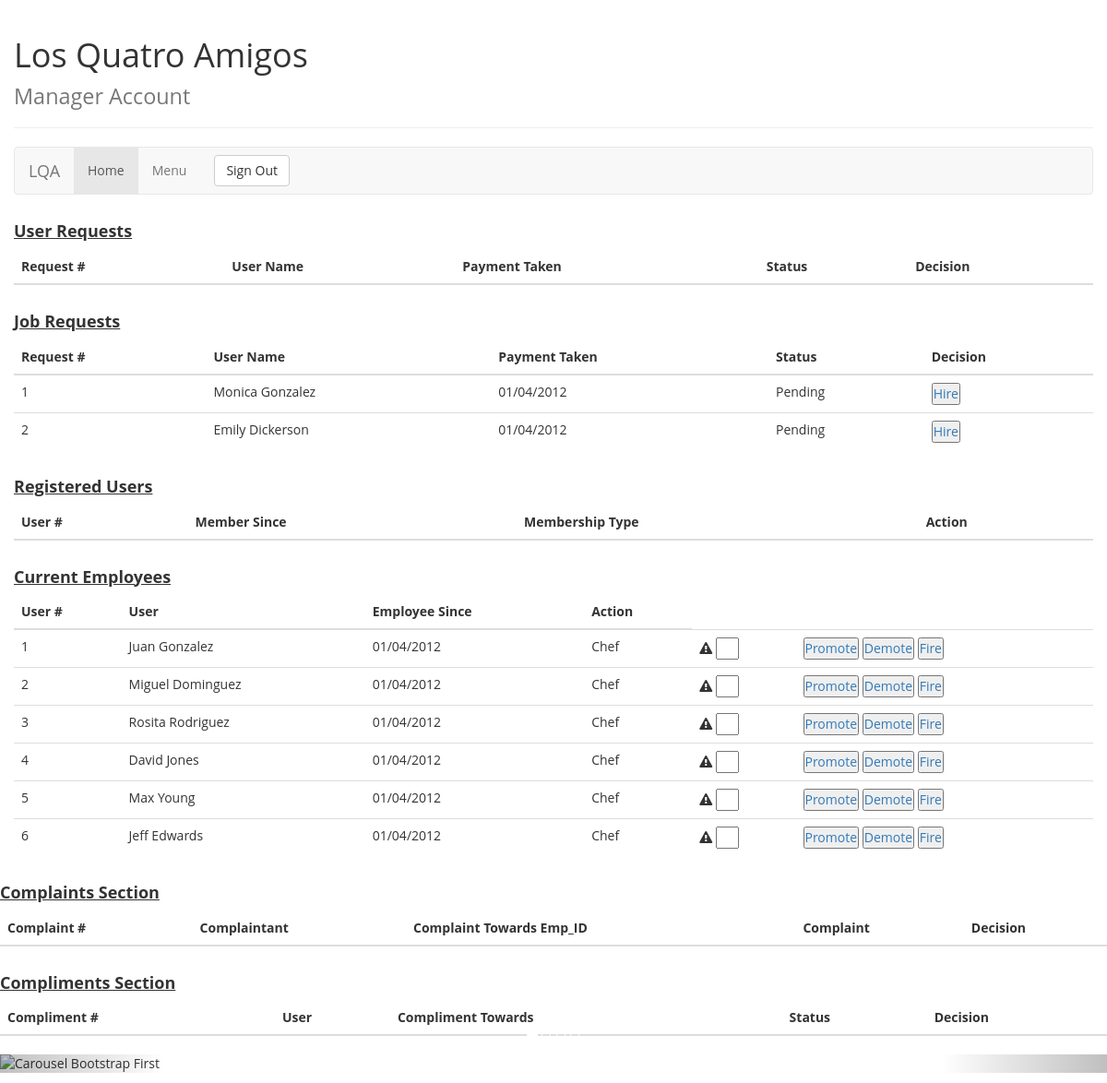
The page /accept_user/test on the database as committed earlier.
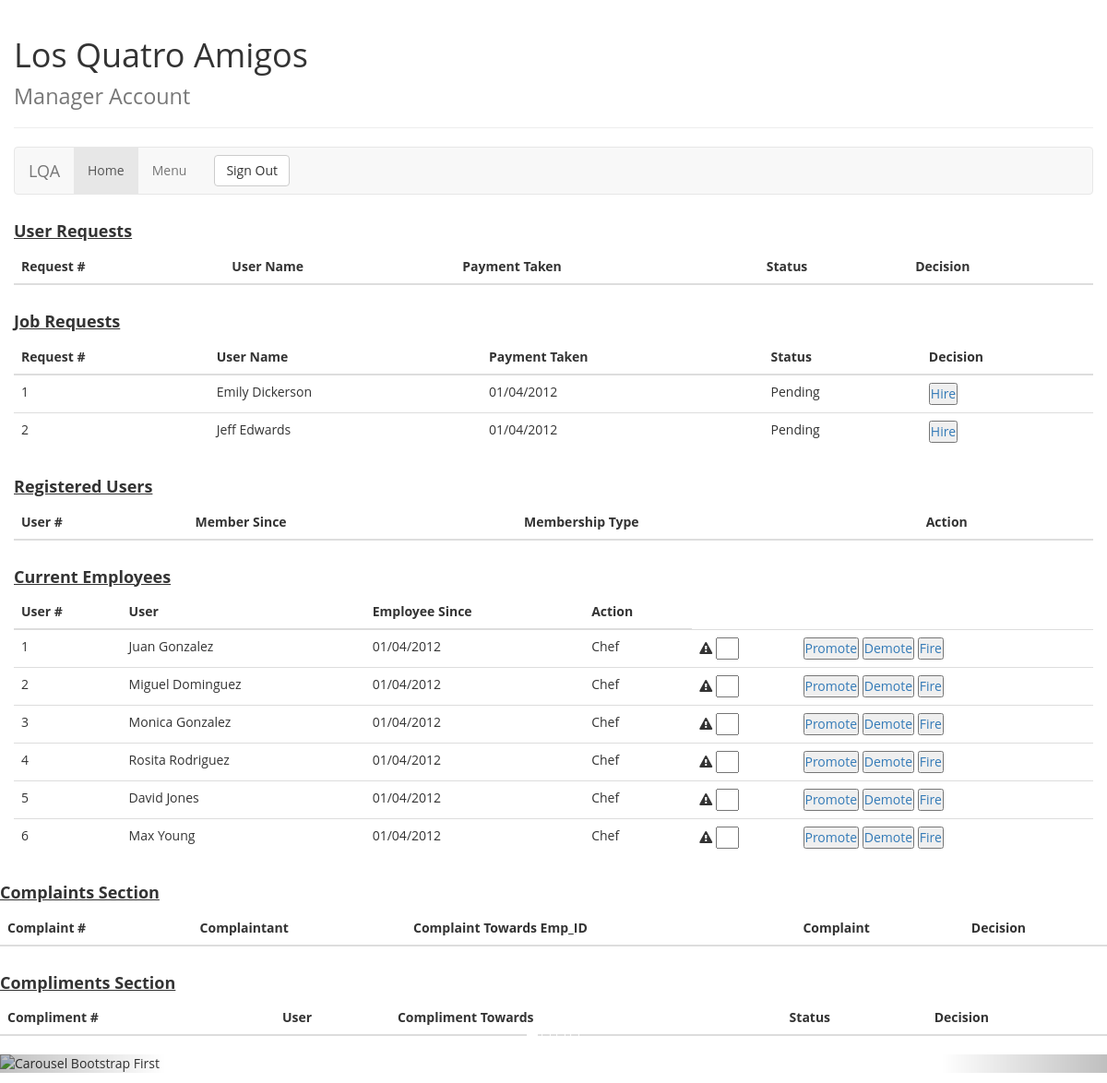
The same page on the database as committed later.
### tables this page shows
CREATE TABLE employees (
    emp_id VARCHAR(5) not null,
    password varchar(20) not null,
    emp_fname varchar(20) not null,
    emp_lname varchar(20) not null,
    address varchar(40) not null,
    city varchar(20) not null,
    state nchar(2) not null,
    postal char(5) not null,
    apt varchar(5),
    phone nchar(10) not null,
    ssn varchar(9),
    birthdate DATE not null,
    salary decimal(5,2) not null,
    date_hired [timestamp] timestamp,
    hired nchar(1) not null,
    demotions int,
    compliments int,
    complaints int,
    PRIMARY KEY (emp_id)
    );

### app/models/views.py (the view)
@app.route('/accept_user/<user>', methods=['GET'])
def accept_user(user):
    db = db_connect()
    db.register(user)
    return view_management_page()

### app/models/models.py (called while the page is built)
    def select_all_hired_employees(self):
        result = self.cur.execute("SELECT * FROM employees WHERE hired = 1").fetchall()
        return result

    def select_all_pending_employees(self):
        result = self.cur.execute("SELECT * FROM employees WHERE hired = 0").fetchall()
        return result

    def select_all_unregistered_users(self):
        result = self.cur.execute("SELECT * FROM users WHERE registered = 0").fetchall()
        return result

    def select_all_registered_users(self):
        result = self.cur.execute("SELECT * FROM users Where registered = 1").fetchall()
        return result

    def select_all_pending_complaints(self):
        result = self.cur.execute("SELECT * FROM complaints WHERE approval=0").fetchall()
        return result

    def register(self,user_id):
        self.cur.execute("UPDATE users SET registered=1 WHERE user_id = '%s'" %user_id)
        self.con.commit()

### app/models/views.py (called while the page is built)
@app.route('/loginManager')
def view_management_page():
    db = db_connect()
    unregistered_users = db.select_all_unregistered_users()
    registered = db.select_all_registered_users()
    hired_employees = db.select_all_hired_employees()
    unhired_employees = db.select_all_pending_employees()
    list_of_complaints = db.select_all_pending_complaints()
    return render_template("loginMANAGER.html", registered_users=registered, unregistered=unregistered_users,
                           hired_employees=hired_employees, unhired_employees=unhired_employees, complaints=list_of_complaints )

### app/templates/loginMANAGER.html (shortened to what this page needs)
<!DOCTYPE html>
<html lang="en">
  <head>
    <link href="{{ url_for('static', filename='style.css') }}" rel="stylesheet">
    <link href="{{ url_for('static', filename='bootstrap/css/bootstrap.css') }}" rel="stylesheet">
    <link rel="stylesheet" href="{{ url_for('static', filename='font-awesome-4.7.0/css/font-awesome.min.css') }}">
  </head>
  <body>
    <div class="container-fluid">
	<div class="row">
		<div class="col-md-12">
			<div class="page-header">
				<h1>
					Los Quatro Amigos <br> <small> Manager Account </small>
				</h1>
			</div>
			<nav class="navbar navbar-default" role="navigation">
				<div class="navbar-header">
					 <a class="navbar-brand" href="#">LQA</a>
				</div>
				<div class="collapse navbar-collapse" id="bs-example-navbar-collapse-1">
					<ul class="nav navbar-nav">
						<li class="active">
							<a href="#">Home</a>
						</li>
						<li>
							<a href="#">Menu</a>
						</li>
					</ul>
					<form class="navbar-form navbar-left" role="search" action={{ url_for('logout') }}>
						<button type="submit" class="btn btn-default">
							Sign Out
						</button>
				</div>
			</nav>
		</div>
	</div>
	<div class="row">
		<div class="col-md-12">
            <h4> <strong style="text-decoration: underline"> User Requests </strong> </h4>
			<table class="table">
				<thead>
					<tr>
						<th>
							Request #
						</th>
						<th>
							User Name
						</th>
						<th>
							Payment Taken
						</th>
						<th>
							Status
						</th>
                        <th>
                            Decision
                        </th>
					</tr>
				</thead>
			</table>
		</div>
	</div>
	<div class="row">
		<div class="col-md-12">
        <h4> <strong style="text-decoration: underline"> Job Requests </strong> </h4>
			<table class="table">
				<thead>
					<tr>
						<th>
							Request #
						</th>
						<th>
							User Name
						</th>
						<th>
							Payment Taken
						</th>
						<th>
							Status
						</th>
                        <th>
                            Decision
                        </th>
					</tr>
				</thead>
				<tbody>
                    {% for unhired_employee in unhired_employees %}
                    <tr>
                        <td>
                             {{ loop.index }}
                        </td>
                        <td>
                            {{ unhired_employee[2] }} {{ unhired_employee[3] }}
                        </td>
                        <td>
                            01/04/2012
                        </td>
                        <td>
                            Pending
                        </td>
                        <td>
                            <button type="button" ><a href="{{ url_for('hire', empl_name=unhired_employee[0]) }}">Hire </a></button>
                        </td>
                    </tr>
                 {% endfor %}
                </tbody>
			</table>
		</div>
	</div>
	<div class="row">
		<div class="col-md-12">
        <h4> <strong style="text-decoration: underline"> Registered Users </strong> </h4>
			<table class="table">
				<thead>
					<tr>
						<th>
							User #
						</th>
						<th>
							Member Since
						</th>
						<th>
                            Membership Type
						</th>
						<th>
							Action
						</th>
					</tr>
				</thead>
			</table>
		</div>
	</div>
	<div class="row">
		<div class="col-md-12">
         <h4> <strong style="text-decoration: underline"> Current Employees </strong> </h4>
			<table class="table">
					<thead>
						<tr>
							<th>
								User #
							</th>
							<th>
								User
							</th>
							<th>
								Employee Since
							</th>
							<th>
								Action
							</th>
						</tr>
					</thead>
					<tbody>
                      {% for employees in hired_employees %}
                      <tr>
                      <td>
                      {{ loop.index }}
                      </td>
                      <td>
                      {{employees[2]}} {{employees[3]}}
                      </td>
                      <td>
                      01/04/2012
                      </td>
                      <td>
                      Chef
                      </td>
                      <td>
                      <form >
                      <span class="fa fa-exclamation-triangle" aria-hidden="true"> </span> <input type="text" name="first_name" style="width: 25px"/>
                      </form>
                      </td>
                      <td>
                      <button type="button" ><a href="{{ url_for('promote', empl_name=employees[0]) }}"> Promote </a></button>
                      <button type="button" ><a href="{{ url_for('demote', empl_name=employees[0]) }}"> Demote </a></button>
                      <button type="button" ><a href="{{ url_for('fire', empl_name=employees[0]) }}"> Fire </a></button>
                      </td>
                      </tr>
                     {% endfor %}
                    </tbody>
			</table>
		</div>
	</div>
</div>
        <div class="row">
		<div class="col-md-12">
        <h4> <strong style="text-decoration: underline"> Complaints Section </strong> </h4>
			<table class="table">
				<thead>
					<tr>
						<th>
							Complaint #
						</th>
						<th>
							Complaintant
						</th>
						<th>
							Complaint Towards Emp_ID
						</th>
						<th>
							Complaint
						</th>
                        <th>
                            Decision
                        </th>
					</tr>
				</thead>
			</table>
		</div>
	</div>
    <div class="row">
		<div class="col-md-12">
        <h4> <strong style="text-decoration: underline"> Compliments Section </strong> </h4>
			<table class="table">
				<thead>
					<tr>
						<th>
							Compliment #
						</th>
						<th>
							User
						</th>
						<th>
							Compliment Towards
						</th>
						<th>
							Status
						</th>
                        <th>
                            Decision
                        </th>
					</tr>
				</thead>
			</table>
		</div>
	</div>
	<div class="carousel slide" id="carousel-361270">
		<ol class="carousel-indicators">
			<li class="active" data-slide-to="1" data-target="#carousel-361270">
			</li>
			<li data-slide-to="2" data-target="#carousel-361270">
			</li>
			<li data-slide-to="3" data-target="#carousel-361270">
			</li>
			<li data-slide-to="4" data-target="#carousel-361270">
			</li>
		</ol>
		<div class="carousel-inner">
			<div class="item active">
				<img alt="Carousel Bootstrap First" src="https://www.okchicas.com/wp-content/uploads/2016/02/Comida-mexicana-17.jpg" style="margin-left: auto; margin-right: auto ">
			</div>
		</div> <a class="left carousel-control" href="#carousel-361270" data-slide="prev"><span class="glyphicon glyphicon-chevron-left"></span></a> <a class="right carousel-control" href="#carousel-361270" data-slide="next"><span class="glyphicon glyphicon-chevron-right"></span></a>
	</div>
  </body>
</html>

### app/static/style.css (style rules this page uses)
* { margin: 0px auto; padding: 0px; font-family: 'Open Sans', sans-serif; }

Rows that differ between the two databases and show on the page:
changed employees "Jeff": moves from the list under "Current Employees" to the list under "Job Requests"
changed employees "Monica": moves from the list under "Job Requests" to the list under "Current Employees"
